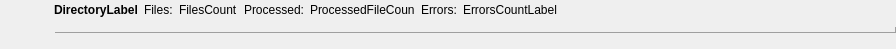
<?xml version="1.0" encoding="UTF-8"?>
<ui version="4.0">
 <class>CDirectoryItemGuiComp</class>
 <widget class="QWidget" name="CDirectoryItemGuiComp">
  <property name="geometry">
   <rect>
    <x>0</x>
    <y>0</y>
    <width>896</width>
    <height>49</height>
   </rect>
  </property>
  <property name="minimumSize">
   <size>
    <width>40</width>
    <height>40</height>
   </size>
  </property>
  <property name="windowTitle">
   <string>Form</string>
  </property>
  <property name="styleSheet">
   <string notr="true">QProgressBar
{
max-height: 5px;
border: 1px outset;
border-radius:4px;
border-color: palette(dark);
background: transparent;
}</string>
  </property>
  <layout class="QHBoxLayout" name="horizontalLayout_2">
   <property name="margin">
    <number>0</number>
   </property>
   <item>
    <widget class="QLabel" name="IconLabel">
     <property name="minimumSize">
      <size>
       <width>48</width>
       <height>48</height>
      </size>
     </property>
     <property name="maximumSize">
      <size>
       <width>48</width>
       <height>48</height>
      </size>
     </property>
     <property name="text">
      <string/>
     </property>
     <property name="pixmap">
      <pixmap resource="iqtfpf.qrc">:/Icons/Hotfolder.svg</pixmap>
     </property>
     <property name="scaledContents">
      <bool>true</bool>
     </property>
    </widget>
   </item>
   <item>
    <layout class="QVBoxLayout" name="verticalLayout">
     <item>
      <layout class="QHBoxLayout" name="horizontalLayout">
       <item>
        <widget class="QLabel" name="DirectoryLabel">
         <property name="sizePolicy">
          <sizepolicy hsizetype="Preferred" vsizetype="Maximum">
           <horstretch>0</horstretch>
           <verstretch>0</verstretch>
          </sizepolicy>
         </property>
         <property name="font">
          <font>
           <weight>75</weight>
           <bold>true</bold>
          </font>
         </property>
         <property name="text">
          <string>DirectoryLabel</string>
         </property>
         <property name="margin">
          <number>0</number>
         </property>
        </widget>
       </item>
       <item>
        <widget class="QLabel" name="label">
         <property name="sizePolicy">
          <sizepolicy hsizetype="Maximum" vsizetype="Preferred">
           <horstretch>0</horstretch>
           <verstretch>0</verstretch>
          </sizepolicy>
         </property>
         <property name="text">
          <string>Files:</string>
         </property>
        </widget>
       </item>
       <item>
        <widget class="QLabel" name="FilesCountLabel">
         <property name="text">
          <string>FilesCount</string>
         </property>
        </widget>
       </item>
       <item>
        <widget class="QLabel" name="label_2">
         <property name="sizePolicy">
          <sizepolicy hsizetype="Maximum" vsizetype="Preferred">
           <horstretch>0</horstretch>
           <verstretch>0</verstretch>
          </sizepolicy>
         </property>
         <property name="text">
          <string>Processed:</string>
         </property>
        </widget>
       </item>
       <item>
        <widget class="QLabel" name="ProcessedFileCountLabel">
         <property name="text">
          <string>ProcessedFileCoun</string>
         </property>
        </widget>
       </item>
       <item>
        <widget class="QLabel" name="label_4">
         <property name="sizePolicy">
          <sizepolicy hsizetype="Maximum" vsizetype="Preferred">
           <horstretch>0</horstretch>
           <verstretch>0</verstretch>
          </sizepolicy>
         </property>
         <property name="text">
          <string>Errors:</string>
         </property>
        </widget>
       </item>
       <item>
        <widget class="QLabel" name="ErrorsCountLabel">
         <property name="text">
          <string>ErrorsCountLabel</string>
         </property>
        </widget>
       </item>
       <item>
        <spacer name="horizontalSpacer">
         <property name="orientation">
          <enum>Qt::Horizontal</enum>
         </property>
         <property name="sizeHint" stdset="0">
          <size>
           <width>40</width>
           <height>20</height>
          </size>
         </property>
        </spacer>
       </item>
      </layout>
     </item>
     <item>
      <widget class="QProgressBar" name="ProcessedProgressBar">
       <property name="sizePolicy">
        <sizepolicy hsizetype="Expanding" vsizetype="Fixed">
         <horstretch>0</horstretch>
         <verstretch>0</verstretch>
        </sizepolicy>
       </property>
       <property name="styleSheet">
        <string notr="true">QProgressBar::chunk{
	background: transparent;
}</string>
       </property>
       <property name="value">
        <number>45</number>
       </property>
       <property name="textVisible">
        <bool>false</bool>
       </property>
      </widget>
     </item>
     <item>
      <spacer name="verticalSpacer">
       <property name="orientation">
        <enum>Qt::Vertical</enum>
       </property>
       <property name="sizeHint" stdset="0">
        <size>
         <width>0</width>
         <height>1</height>
        </size>
       </property>
      </spacer>
     </item>
    </layout>
   </item>
  </layout>
 </widget>
 <resources>
  <include location="iqtfpf.qrc"/>
 </resources>
 <connections/>
</ui>
